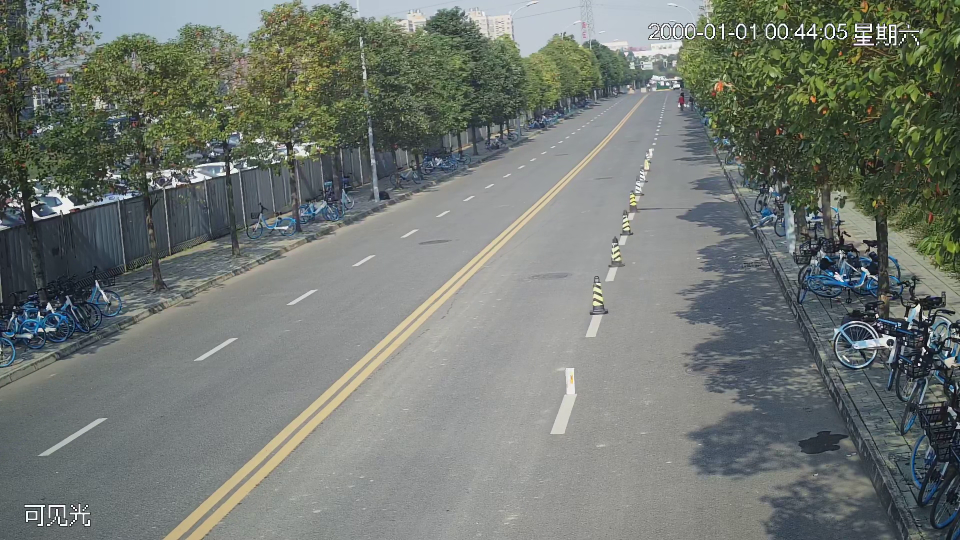
#> input picture vlc.jpg, 1920 x 1080 px (shown at 1/2 size)
$ python draw_line.py
#> lines starting #> are read from the running program, lines starting #| are printed output that depends on the picture; after the words box and inside, x2 and y2 are one past the last pixel; in counts of white or black regions, pixels touching at a corner belong together
import os
import numpy as np
import cv2

start = (0, 300)
end = (1920, 300)

start1 = (0, 965)
end1 = (1500, 300)

start2 = (1750, 1080)
end2 = (1750, 300)

start3 = ()
end3 = ()

point_color = (0, 255, 0)
thickness = 1
linetype = 4

frame = cv2.imread("vlc.jpg")
#> frame is the input picture: shape (1080, 1920, 3); mean B, G, R 114, 119.9, 113.8
frame = cv2.line(frame, start, end, point_color, thickness, linetype)
frame = cv2.line(frame, start1, end1, point_color, thickness, linetype)
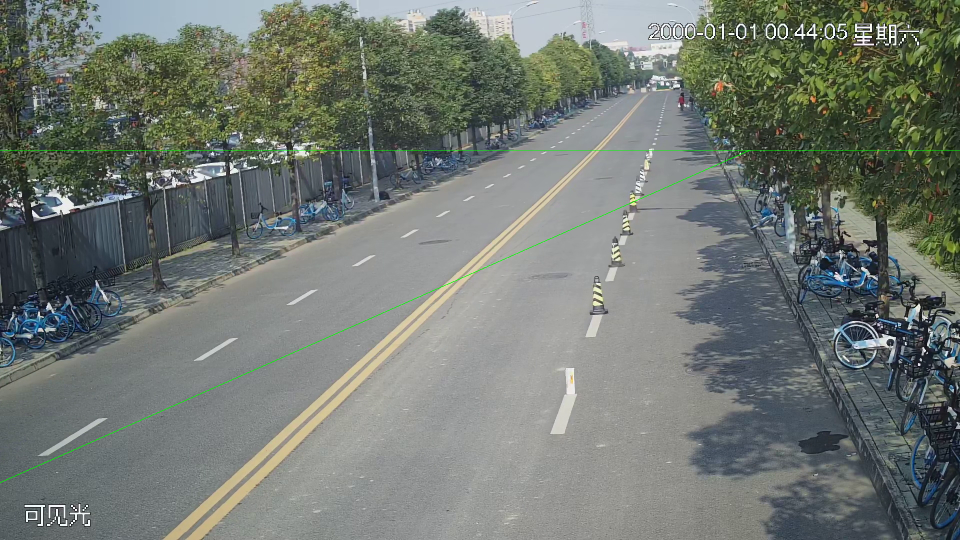
#> frame: shape (1080, 1920, 3) (shown at 1/2 size); mean B, G, R 113.8, 120.2, 113.6
frame = cv2.line(frame, start2, end2, point_color, thickness, linetype)
#> frame: shape (1080, 1920, 3); 0.04% of pixels changed, all inside (x1, y1, x2, y2) = (1750, 301, 1751, 1080)
# cv2.rectangle(frame,(1400,337),(1450,411),0,-1)   #画小矩形
# pts = np.array([[200,100],[200,500],[50,300],[500,200],[500,400]],np.int32)  #构建多边形的顶点
pts = np.array([[0, 1080], [0, 965], [1420,300], [1755, 300], [1755, 1080], [1920, 1080]])
# pts1 = np.array([[360, 1080], [1316, 178], [1367, 178], [1829, 1080]])
cv2.fillPoly(frame,[pts],255, 8,0)
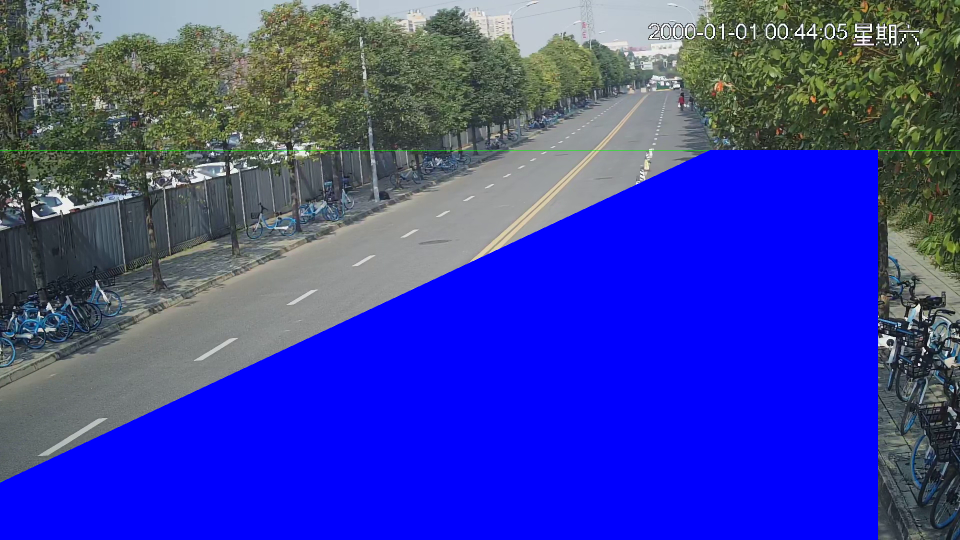
#> frame: shape (1080, 1920, 3) (shown at 1/2 size); mean B, G, R 167.5, 62.6, 57.7
# frame = cv2.line(frame, start3, end3, point_color, thickness, linetype)

cv2.namedWindow('test')
cv2.imshow('test', frame)
cv2.waitKey(100000)
cv2.destroyAllWindows()

$ run again, with event.jpg copied over vlc.jpg
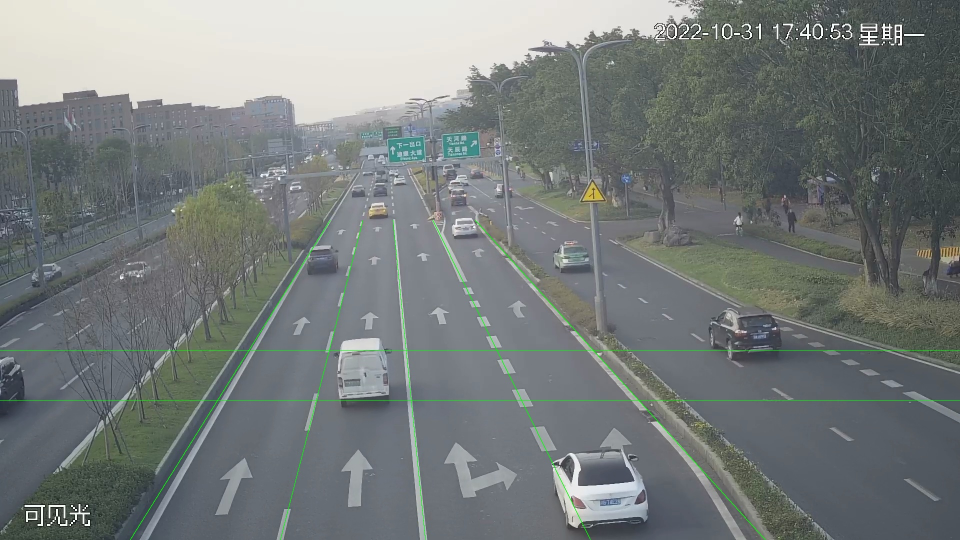
#> input picture event.jpg, 1920 x 1080 px (shown at 1/2 size)
#> frame is the input picture: shape (1080, 1920, 3); mean B, G, R 123.3, 124, 118.2
#> `frame = cv2.line(frame, start1, end1, point_color, thickness, linetype)`:
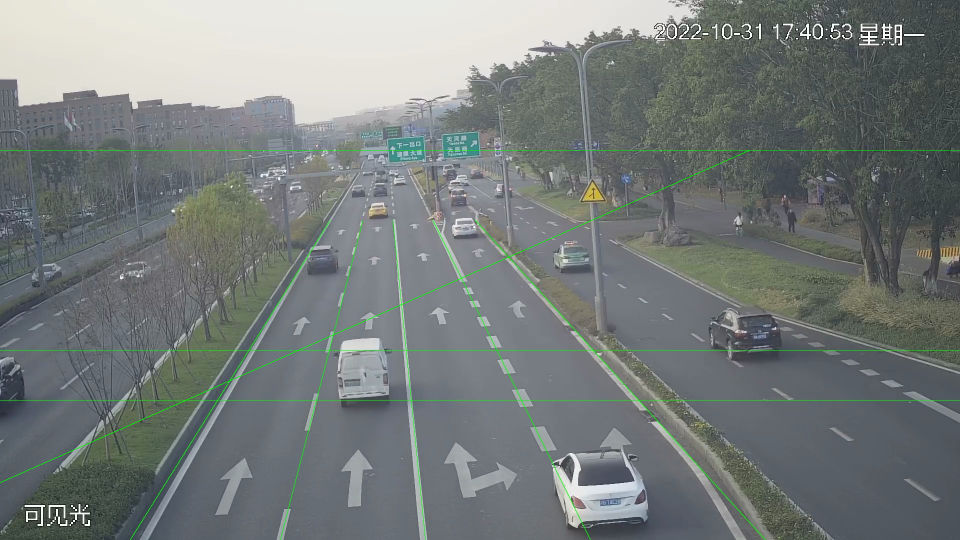
#> frame: shape (1080, 1920, 3) (shown at 1/2 size); mean B, G, R 123, 124.3, 118
#> `cv2.fillPoly(frame,[pts],255, 8,0)`:
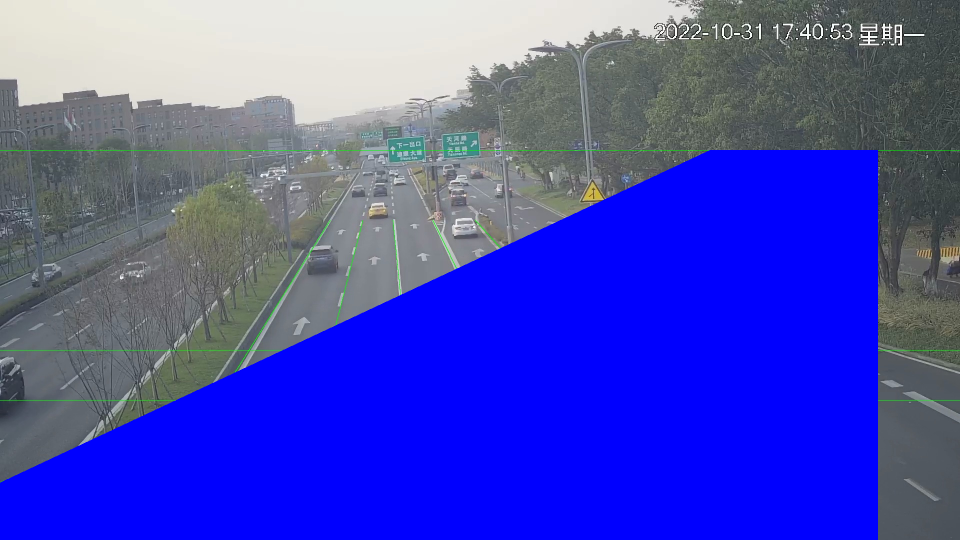
#> frame: shape (1080, 1920, 3) (shown at 1/2 size); mean B, G, R 184.3, 75.3, 72.2
